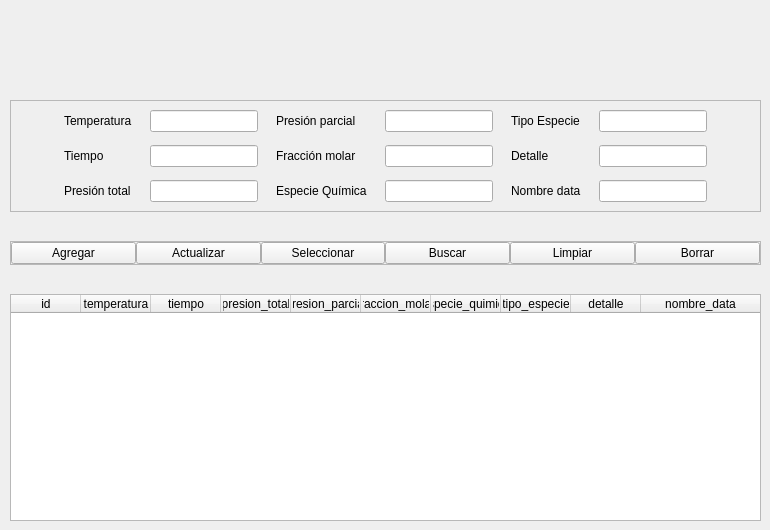
         <widget class="QWidget" name="tab_2">
          <attribute name="title">
           <string>Condiciones Iniciales</string>
          </attribute>
          <widget class="QWidget" name="layoutWidget">
           <property name="geometry">
            <rect>
             <x>10</x>
             <y>60</y>
             <width>751</width>
             <height>461</height>
            </rect>
           </property>
           <layout class="QVBoxLayout" name="verticalLayout_6">
            <item>
             <layout class="QVBoxLayout" name="verticalLayout_5">
              <item>
               <spacer name="verticalSpacer_9">
                <property name="orientation">
                 <enum>Qt::Vertical</enum>
                </property>
                <property name="sizeHint" stdset="0">
                 <size>
                  <width>20</width>
                  <height>40</height>
                 </size>
                </property>
               </spacer>
              </item>
              <item>
               <widget class="QFrame" name="datos_frame_2">
                <property name="frameShape">
                 <enum>QFrame::StyledPanel</enum>
                </property>
                <property name="frameShadow">
                 <enum>QFrame::Raised</enum>
                </property>
                <layout class="QHBoxLayout" name="horizontalLayout_12">
                 <item>
                  <spacer name="horizontalSpacer_8">
                   <property name="orientation">
                    <enum>Qt::Horizontal</enum>
                   </property>
                   <property name="sizeHint" stdset="0">
                    <size>
                     <width>40</width>
                     <height>20</height>
                    </size>
                   </property>
                  </spacer>
                 </item>
                 <item>
                  <layout class="QHBoxLayout" name="horizontalLayout_11">
                   <property name="spacing">
                    <number>0</number>
                   </property>
                   <item>
                    <layout class="QVBoxLayout" name="verticalLayout_7">
                     <property name="spacing">
                      <number>0</number>
                     </property>
                     <item>
                      <layout class="QHBoxLayout" name="horizontalLayout_3">
                       <property name="spacing">
                        <number>0</number>
                       </property>
                       <item>
                        <widget class="QLabel" name="label_12">
                         <property name="text">
                          <string>Temperatura</string>
                         </property>
                        </widget>
                       </item>
                       <item>
                        <spacer name="horizontalSpacer_9">
                         <property name="orientation">
                          <enum>Qt::Horizontal</enum>
                         </property>
                         <property name="sizeHint" stdset="0">
                          <size>
                           <width>18</width>
                           <height>20</height>
                          </size>
                         </property>
                        </spacer>
                       </item>
                       <item>
                        <widget class="QLineEdit" name="temperatura_ci_edit"/>
                       </item>
                      </layout>
                     </item>
                     <item>
                      <spacer name="verticalSpacer_3">
                       <property name="orientation">
                        <enum>Qt::Vertical</enum>
                       </property>
                       <property name="sizeHint" stdset="0">
                        <size>
                         <width>20</width>
                         <height>13</height>
                        </size>
                       </property>
                      </spacer>
                     </item>
                     <item>
                      <layout class="QHBoxLayout" name="horizontalLayout_13">
                       <property name="spacing">
                        <number>0</number>
                       </property>
                       <item>
                        <widget class="QLabel" name="label_11">
                         <property name="text">
                          <string>Tiempo</string>
                         </property>
                        </widget>
                       </item>
                       <item>
                        <spacer name="horizontalSpacer_10">
                         <property name="orientation">
                          <enum>Qt::Horizontal</enum>
                         </property>
                         <property name="sizeHint" stdset="0">
                          <size>
                           <width>18</width>
                           <height>20</height>
                          </size>
                         </property>
                        </spacer>
                       </item>
                       <item>
                        <widget class="QLineEdit" name="tiempo_ci_edit"/>
                       </item>
                      </layout>
                     </item>
                     <item>
                      <spacer name="verticalSpacer_6">
                       <property name="orientation">
                        <enum>Qt::Vertical</enum>
                       </property>
                       <property name="sizeHint" stdset="0">
                        <size>
                         <width>20</width>
                         <height>13</height>
                        </size>
                       </property>
                      </spacer>
                     </item>
                     <item>
                      <layout class="QHBoxLayout" name="horizontalLayout_14">
                       <property name="spacing">
                        <number>0</number>
                       </property>
                       <item>
                        <widget class="QLabel" name="label_14">
                         <property name="text">
                          <string>Presión total</string>
                         </property>
                        </widget>
                       </item>
                       <item>
                        <spacer name="horizontalSpacer_11">
                         <property name="orientation">
                          <enum>Qt::Horizontal</enum>
                         </property>
                         <property name="sizeHint" stdset="0">
                          <size>
                           <width>18</width>
                           <height>20</height>
                          </size>
                         </property>
                        </spacer>
                       </item>
                       <item>
                        <widget class="QLineEdit" name="presion_total_ci_edit"/>
                       </item>
                      </layout>
                     </item>
                    </layout>
                   </item>
                   <item>
                    <spacer name="horizontalSpacer_12">
                     <property name="orientation">
                      <enum>Qt::Horizontal</enum>
                     </property>
                     <property name="sizeHint" stdset="0">
                      <size>
                       <width>18</width>
                       <height>20</height>
                      </size>
                     </property>
                    </spacer>
                   </item>
                   <item>
                    <layout class="QVBoxLayout" name="verticalLayout_8">
                     <property name="spacing">
                      <number>0</number>
                     </property>
                     <item>
                      <layout class="QHBoxLayout" name="horizontalLayout_15">
                       <property name="spacing">
                        <number>0</number>
                       </property>
                       <item>
                        <widget class="QLabel" name="label_15">
                         <property name="text">
                          <string>Presión parcial</string>
                         </property>
                        </widget>
                       </item>
                       <item>
                        <spacer name="horizontalSpacer_13">
                         <property name="orientation">
                          <enum>Qt::Horizontal</enum>
                         </property>
                         <property name="sizeHint" stdset="0">
                          <size>
                           <width>18</width>
                           <height>20</height>
                          </size>
                         </property>
                        </spacer>
                       </item>
                       <item>
                        <widget class="QLineEdit" name="presion_parcial_ci_edit"/>
                       </item>
                      </layout>
                     </item>
                     <item>
                      <spacer name="verticalSpacer_7">
                       <property name="orientation">
                        <enum>Qt::Vertical</enum>
                       </property>
                       <property name="sizeHint" stdset="0">
                        <size>
                         <width>20</width>
                         <height>13</height>
                        </size>
                       </property>
                      </spacer>
                     </item>
                     <item>
                      <layout class="QHBoxLayout" name="horizontalLayout_16">
                       <property name="spacing">
                        <number>0</number>
                       </property>
                       <item>
                        <widget class="QLabel" name="label_16">
                         <property name="text">
                          <string>Fracción molar</string>
                         </property>
                        </widget>
                       </item>
                       <item>
                        <spacer name="horizontalSpacer_14">
                         <property name="orientation">
                          <enum>Qt::Horizontal</enum>
                         </property>
                         <property name="sizeHint" stdset="0">
                          <size>
                           <width>18</width>
                           <height>20</height>
                          </size>
                         </property>
                        </spacer>
                       </item>
                       <item>
                        <widget class="QLineEdit" name="fraccion_molar_ci_edit"/>
                       </item>
                      </layout>
                     </item>
                     <item>
                      <spacer name="verticalSpacer_8">
                       <property name="orientation">
                        <enum>Qt::Vertical</enum>
                       </property>
                       <property name="sizeHint" stdset="0">
                        <size>
                         <width>20</width>
                         <height>13</height>
                        </size>
                       </property>
                      </spacer>
                     </item>
                     <item>
                      <layout class="QHBoxLayout" name="horizontalLayout_17">
                       <property name="spacing">
                        <number>0</number>
                       </property>
                       <item>
                        <widget class="QLabel" name="label_19">
                         <property name="text">
                          <string>Especie Química</string>
                         </property>
                        </widget>
                       </item>
                       <item>
                        <spacer name="horizontalSpacer_15">
                         <property name="orientation">
                          <enum>Qt::Horizontal</enum>
                         </property>
                         <property name="sizeHint" stdset="0">
                          <size>
                           <width>18</width>
                           <height>20</height>
                          </size>
                         </property>
                        </spacer>
                       </item>
                       <item>
                        <widget class="QLineEdit" name="especie_quimica_ci_edit"/>
                       </item>
                      </layout>
                     </item>
                    </layout>
                   </item>
                   <item>
                    <spacer name="horizontalSpacer_16">
                     <property name="orientation">
                      <enum>Qt::Horizontal</enum>
                     </property>
                     <property name="sizeHint" stdset="0">
                      <size>
                       <width>18</width>
                       <height>20</height>
                      </size>
                     </property>
                    </spacer>
                   </item>
                   <item>
                    <layout class="QVBoxLayout" name="verticalLayout_9">
                     <property name="spacing">
                      <number>0</number>
                     </property>
                     <item>
                      <layout class="QHBoxLayout" name="horizontalLayout_18">
                       <property name="spacing">
                        <number>0</number>
                       </property>
                       <item>
                        <widget class="QLabel" name="label_18">
                         <property name="text">
                          <string>Tipo Especie</string>
                         </property>
                        </widget>
                       </item>
                       <item>
                        <spacer name="horizontalSpacer_17">
                         <property name="orientation">
                          <enum>Qt::Horizontal</enum>
                         </property>
                         <property name="sizeHint" stdset="0">
                          <size>
                           <width>18</width>
                           <height>20</height>
                          </size>
                         </property>
                        </spacer>
                       </item>
                       <item>
                        <widget class="QLineEdit" name="tipo_especie_ci_edit"/>
                       </item>
                      </layout>
                     </item>
                     <item>
                      <spacer name="verticalSpacer_10">
                       <property name="orientation">
                        <enum>Qt::Vertical</enum>
                       </property>
                       <property name="sizeHint" stdset="0">
                        <size>
                         <width>20</width>
                         <height>13</height>
                        </size>
                       </property>
                      </spacer>
                     </item>
                     <item>
                      <layout class="QHBoxLayout" name="horizontalLayout_19">
                       <property name="spacing">
                        <number>0</number>
                       </property>
                       <item>
                        <widget class="QLabel" name="label_13">
                         <property name="text">
                          <string>Detalle</string>
                         </property>
                        </widget>
                       </item>
                       <item>
                        <spacer name="horizontalSpacer_18">
                         <property name="orientation">
                          <enum>Qt::Horizontal</enum>
                         </property>
                         <property name="sizeHint" stdset="0">
                          <size>
                           <width>18</width>
                           <height>20</height>
                          </size>
                         </property>
                        </spacer>
                       </item>
                       <item>
                        <widget class="QLineEdit" name="detalle_ci_edit"/>
                       </item>
                      </layout>
                     </item>
                     <item>
                      <spacer name="verticalSpacer_11">
                       <property name="orientation">
                        <enum>Qt::Vertical</enum>
                       </property>
                       <property name="sizeHint" stdset="0">
                        <size>
                         <width>20</width>
                         <height>13</height>
                        </size>
                       </property>
                      </spacer>
                     </item>
                     <item>
                      <layout class="QHBoxLayout" name="horizontalLayout_20">
                       <property name="spacing">
                        <number>0</number>
                       </property>
                       <item>
                        <widget class="QLabel" name="label_17">
                         <property name="text">
                          <string>Nombre data</string>
                         </property>
                        </widget>
                       </item>
                       <item>
                        <spacer name="horizontalSpacer_19">
                         <property name="orientation">
                          <enum>Qt::Horizontal</enum>
                         </property>
                         <property name="sizeHint" stdset="0">
                          <size>
                           <width>18</width>
                           <height>20</height>
                          </size>
                         </property>
                        </spacer>
                       </item>
                       <item>
                        <widget class="QLineEdit" name="nombre_data_ci_edit"/>
                       </item>
                      </layout>
                     </item>
                    </layout>
                   </item>
                  </layout>
                 </item>
                 <item>
                  <spacer name="horizontalSpacer_20">
                   <property name="orientation">
                    <enum>Qt::Horizontal</enum>
                   </property>
                   <property name="sizeHint" stdset="0">
                    <size>
                     <width>40</width>
                     <height>20</height>
                    </size>
                   </property>
                  </spacer>
                 </item>
                </layout>
               </widget>
              </item>
              <item>
               <spacer name="verticalSpacer_12">
                <property name="orientation">
                 <enum>Qt::Vertical</enum>
                </property>
                <property name="sizeHint" stdset="0">
                 <size>
                  <width>20</width>
                  <height>18</height>
                 </size>
                </property>
               </spacer>
              </item>
              <item>
               <widget class="QFrame" name="funciones_frame_ci">
                <property name="frameShape">
                 <enum>QFrame::StyledPanel</enum>
                </property>
                <property name="frameShadow">
                 <enum>QFrame::Raised</enum>
                </property>
                <layout class="QHBoxLayout" name="horizontalLayout_21">
                 <property name="spacing">
                  <number>0</number>
                 </property>
                 <property name="leftMargin">
                  <number>0</number>
                 </property>
                 <property name="topMargin">
                  <number>0</number>
                 </property>
                 <property name="rightMargin">
                  <number>0</number>
                 </property>
                 <property name="bottomMargin">
                  <number>0</number>
                 </property>
                 <item>
                  <widget class="QPushButton" name="agregar_ci_btn">
                   <property name="text">
                    <string>Agregar</string>
                   </property>
                  </widget>
                 </item>
                 <item>
                  <widget class="QPushButton" name="actualizar_ci_btn">
                   <property name="text">
                    <string>Actualizar</string>
                   </property>
                  </widget>
                 </item>
                 <item>
                  <widget class="QPushButton" name="seleccionar_ci_btn">
                   <property name="text">
                    <string>Seleccionar</string>
                   </property>
                  </widget>
                 </item>
                 <item>
                  <widget class="QPushButton" name="buscar_ci_btn">
                   <property name="text">
                    <string>Buscar</string>
                   </property>
                  </widget>
                 </item>
                 <item>
                  <widget class="QPushButton" name="limpiar_ci_btn">
                   <property name="text">
                    <string>Limpiar</string>
                   </property>
                  </widget>
                 </item>
                 <item>
                  <widget class="QPushButton" name="borrar_ci_btn">
                   <property name="text">
                    <string>Borrar</string>
                   </property>
                  </widget>
                 </item>
                </layout>
               </widget>
              </item>
              <item>
               <spacer name="verticalSpacer_13">
                <property name="orientation">
                 <enum>Qt::Vertical</enum>
                </property>
                <property name="sizeHint" stdset="0">
                 <size>
                  <width>20</width>
                  <height>18</height>
                 </size>
                </property>
               </spacer>
              </item>
             </layout>
            </item>
            <item>
             <layout class="QVBoxLayout" name="verticalLayout_10">
              <property name="spacing">
               <number>0</number>
              </property>
              <item>
               <widget class="QTableWidget" name="condiciones_iniciales_tabla">
                <property name="focusPolicy">
                 <enum>Qt::NoFocus</enum>
                </property>
                <property name="showGrid">
                 <bool>false</bool>
                </property>
                <attribute name="horizontalHeaderMinimumSectionSize">
                 <number>50</number>
                </attribute>
                <attribute name="horizontalHeaderDefaultSectionSize">
                 <number>70</number>
                </attribute>
                <attribute name="horizontalHeaderStretchLastSection">
                 <bool>true</bool>
                </attribute>
                <attribute name="verticalHeaderVisible">
                 <bool>false</bool>
                </attribute>
                <column>
                 <property name="text">
                  <string>id</string>
                 </property>
                </column>
                <column>
                 <property name="text">
                  <string>temperatura</string>
                 </property>
                </column>
                <column>
                 <property name="text">
                  <string>tiempo</string>
                 </property>
                </column>
                <column>
                 <property name="text">
                  <string>presion_total</string>
                 </property>
                </column>
                <column>
                 <property name="text">
                  <string>presion_parcial</string>
                 </property>
                </column>
                <column>
                 <property name="text">
                  <string>fraccion_molar</string>
                 </property>
                </column>
                <column>
                 <property name="text">
                  <string>especie_quimica</string>
                 </property>
                </column>
                <column>
                 <property name="text">
                  <string>tipo_especie</string>
                 </property>
                </column>
                <column>
                 <property name="text">
                  <string>detalle</string>
                 </property>
                </column>
                <column>
                 <property name="text">
                  <string>nombre_data</string>
                 </property>
                </column>
               </widget>
              </item>
             </layout>
            </item>
           </layout>
          </widget>
         </widget>
